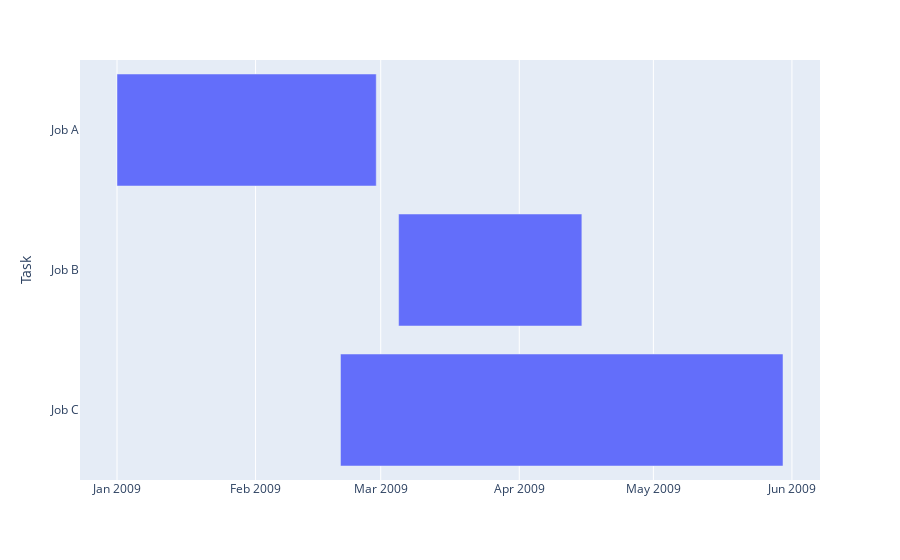

This figure's notebook cell:
### Code cell
import plotly.express as px
import pandas as pd

df = pd.DataFrame([
    dict(Task="Job A", Start='2009-01-01', Finish='2009-02-28'),
    dict(Task="Job B", Start='2009-03-05', Finish='2009-04-15'),
    dict(Task="Job C", Start='2009-02-20', Finish='2009-05-30')
])

fig = px.timeline(df, x_start="Start", x_end="Finish", y="Task")
fig.update_yaxes(autorange="reversed") # otherwise tasks are listed from the bottom up
fig.show()

### Figure 1 — Plotly figure (JSON) as saved in the notebook; plotly's stock layout.template omitted (floating-point values rounded to 4 significant figures)
{"data": [{"alignmentgroup": "True", "base": ["2009-01-01", "2009-03-05", "2009-02-20"], "hovertemplate": "Start=%{base}<br>Finish=%{x}<br>Task=%{y}<extra></extra>", "legendgroup": "", "marker": {"color": "#636efa"}, "name": "", "offsetgroup": "", "orientation": "h", "showlegend": false, "textposition": "auto", "type": "bar", "x": [5011200000, 3542400000, 8553600000], "xaxis": "x", "y": ["Job A", "Job B", "Job C"], "yaxis": "y"}], "layout": {"barmode": "overlay", "legend": {"tracegroupgap": 0}, "margin": {"t": 60}, "xaxis": {"anchor": "y", "domain": [0, 1], "type": "date"}, "yaxis": {"anchor": "x", "autorange": "reversed", "domain": [0, 1], "title": {"text": "Task"}}}}
